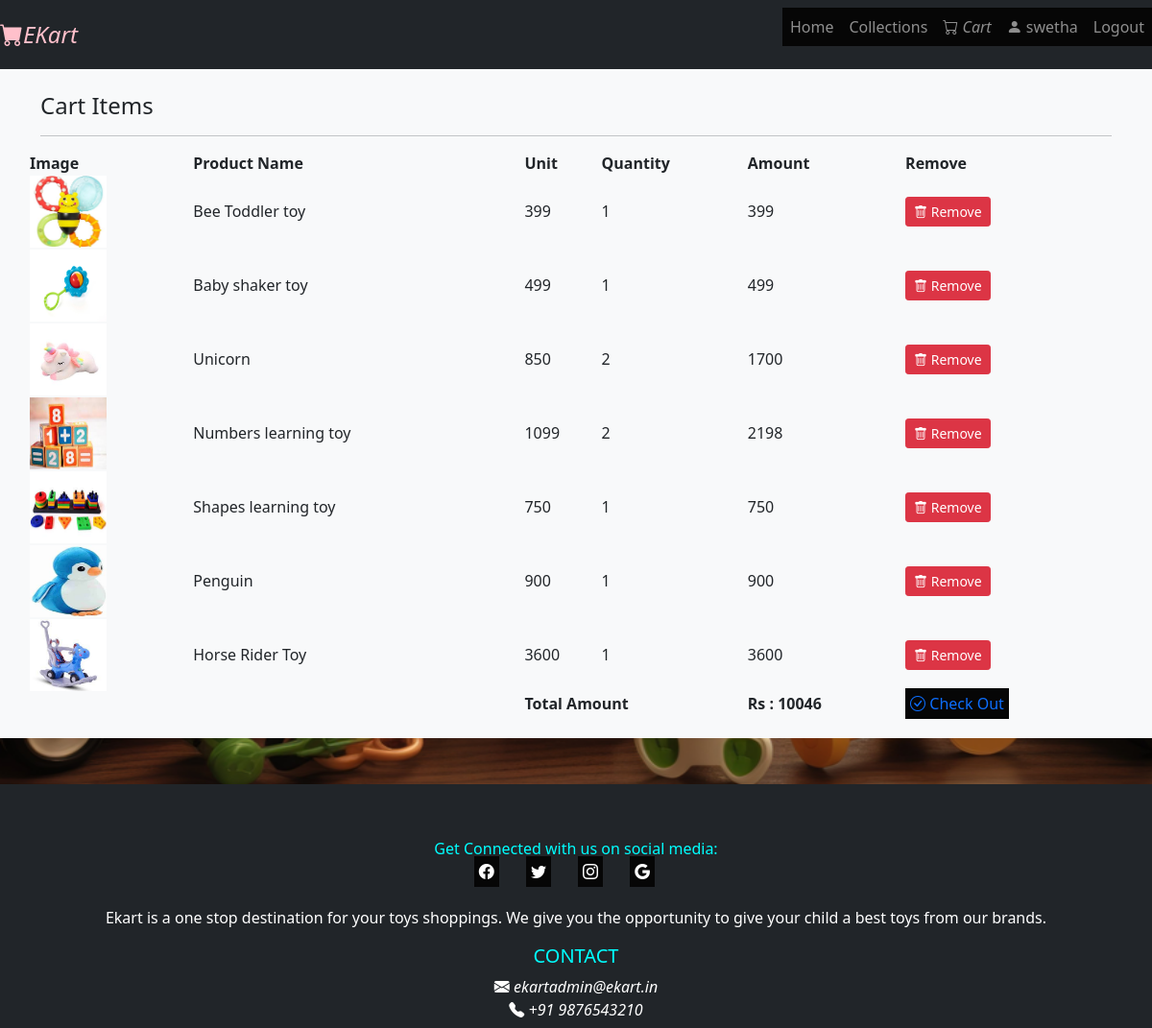
The app's page /cart/ (signed in) with its own data.
### app/models.py (models this page shows, shortened)
class Cart(models.Model):
  user=models.ForeignKey(User,on_delete=models.CASCADE)
  product=models.ForeignKey(product,on_delete=models.CASCADE)
  product_qty=models.IntegerField(null=False,blank=False)
  created_at=models.DateTimeField(auto_now_add=True)
  def total_cost(self):
    total=self.product_qty*self.product.selling_price
    return total

class product(models.Model):
       category=models.ForeignKey(category,on_delete=models.CASCADE)
       name=models.CharField(max_length=150,null=False,blank=False)
       vendor=models.CharField(max_length=150,null=False,blank=False)
       product_image=models.ImageField(upload_to=getFileName,null=True,blank=True)
       quantity=models.IntegerField(null=False,blank=False)
       orginal_price=models.FloatField(null=False,blank=False)
       selling_price=models.FloatField(null=False,blank=False)
       description=models.TextField(max_length=500,null=False,blank=False)
       status=models.BooleanField(default=False,help_text="0-show,1-Hidden")
       trending=models.BooleanField(default=False,help_text="0-show,1-Trending")
       created_at=models.DateTimeField(auto_now_add=True)

### app/views.py (the view)
# urls.py: path('cart/',views.cart_page,name="cart"),
def cart_page(request):
  if request.user.is_authenticated:
    cart=Cart.objects.filter(user=request.user)
    return render(request,"cart.html",{"cart":cart})
  else:
    return redirect("/")

### app/templates/cart.html (shortened to what this page needs)
{% extends 'navbar.html' %}
{% block content %}
  <section class="bg-light py-4 my-5" >
    <div class="container">
      <div class="row">
        <div class="col-12">
          <h4 class="mb-3">Cart  Items</h4>
          <hr >
        </div>
        <table>
            <tr>
                <th>Image</th>
                <th>Product Name</th>
                <th>Unit</th>
                <th>Quantity</th>
                <th>Amount</th>
                <th>Remove</th>
            </tr>
            {% for item in cart %}
           <tr>
              <td><img src="{{item.product.product_image.url}}" height="75px"  width="80px" alt="{{item.product.name}}"></td>
              <td>{{item.product.name}}</td>
              <td>{{item.product.selling_price | stringformat:'d'}}</td>
              <td>{{item.product_qty}}</td>
              <td class="amt">{{item.total_cost | stringformat:'d'}}</td>
              <td><a href="{% url 'remove_cart' item.id %}"  onclick="return confirm('Are you sure? to Remove')"  class="btn btn-danger btn-sm"><i class="bi bi-trash"></i> Remove</a></td>
            </tr>
            {% endfor %}
            <tr>
              <td></td>
              <td></td>
              <td colspan="2"><b>Total Amount</b></td>
              <th id="net">0</th>
              <td><a href="{% url 'checkout'%}">
                <i class="bi bi-check-circle"></i> Check Out
              </a></td>
            </tr>
        </table>
      </div>
      </div>
  </section>
{% endblock content %}

### app/templates/navbar.html (shortened to what this page needs)
<html>
    <head>
        {% load static %}
        <link href="https://cdn.jsdelivr.net/npm/bootstrap@5.0.2/dist/css/bootstrap.min.css" rel="stylesheet">
          <link rel="stylesheet" href="https://cdn.jsdelivr.net/npm/bootstrap-icons@1.5.0/font/bootstrap-icons.css" />
        </head>
  <body id="bg" style="background-image:url('{%static 'bg.jpg'%}');">
    <nav class="navbar navbar-expand-sm bg-dark navbar-dark fixed-top">
      <i class="navbar-brand  bi bi-cart-fill "style="font-size:24px;color:pink">EKart</i>
      <div class="collapse navbar-collapse" id="cnav">
      <ul class="navbar-nav ms-auto">
          <li class="nav-item"><a class="nav-link" href="{% url 'home' %}">Home</a></li>
          <li class="nav-item"><a class="nav-link" href="{% url 'collections' %}" >Collections</a></li>
          <li class="nav-item"><a class="nav-link" href="{% url 'cart'%}"><i class="bi bi-cart"> Cart</i></a></li>
          <form class="d-flex">
            {% if user.is_authenticated %}
            <li class="nav-item"><a  class="nav-link bi bi-person-fill" href="#"> {{user.username}}</a></li>
            <li class="nav-item"><a  class="nav-link " href="{% url 'logout' %}">Logout</a></li>
            {% else %}
            <li class="nav-item"><a class="nav-link bi bi-person" href="login">Login</a></li>
          {% endif %}
          </form>
      </ul>
      </div>
    </nav><br>
    {% block content %}
    {% endblock content %}
    <footer class="text-center bg-dark text-white" style="padding: 7px;">
      <section class="container  justify-content-center">
          <div class="container text-center mt-5">
            <span style="color: aqua;">Get Connected with us on social media:</span><br>
              <a href="" class="me-4 text-reset"><i class="bi bi-facebook"></i></a>
              <a href="" class="me-4 text-reset"><i class="bi bi-twitter"></i></a>
              <a href="" class="me-4 text-reset"><i class="bi bi-instagram"></i></a>
              <a href="" class="me-4 text-reset"><i class="bi bi-google"></i></a><br><br>
                      <p>Ekart is a one stop destination for your toys shoppings. We
                          give you the opportunity to give your child a best toys from our brands.
                      </p>
          </div>
          <div class="text-center">
              <h5 class="text-uppercase" style="color: aqua;">Contact</h5>
              <i class="bi bi-envelope-fill"> ekartadmin@ekart.in</i><br>
              <i class="bi bi-telephone-fill"> +91 9876543210</i>
          </div>
      </section>
  </footer>
    </body>
    </html>

### app/templates/navbar.html (style rules this page uses)
#bg { background-repeat: no-repeat; background-size:1800px 900px ; background-position: top; background-attachment: fixed; }

### app/templates/cart.html (style rules this page uses)
a { text-decoration: none; background-color: rgb(6, 6, 6); padding: 5px; }

### records on screen
Cart: product.product_image (picture), product.name "Bee Toddler toy", product.selling_price "399", product_qty "1", total_cost "399"
Cart: product.product_image (picture), product.name "Baby shaker toy", product.selling_price "499", product_qty "1", total_cost "499"
Cart: product.product_image (picture), product.name "Unicorn", product.selling_price "850", product_qty "2", total_cost "1700"
Cart: product.product_image (picture), product.name "Numbers learning toy", product.selling_price "1099", product_qty "2", total_cost "2198"
Cart: product.product_image (picture), product.name "Shapes learning toy", product.selling_price "750", product_qty "1", total_cost "750"
Cart: product.product_image (picture), product.name "Penguin", product.selling_price "900", product_qty "1", total_cost "900"
Cart: product.product_image (picture), product.name "Horse Rider Toy", product.selling_price "3600", product_qty "1", total_cost "3600"

### other values on screen
{{ user.username }} "swetha"
